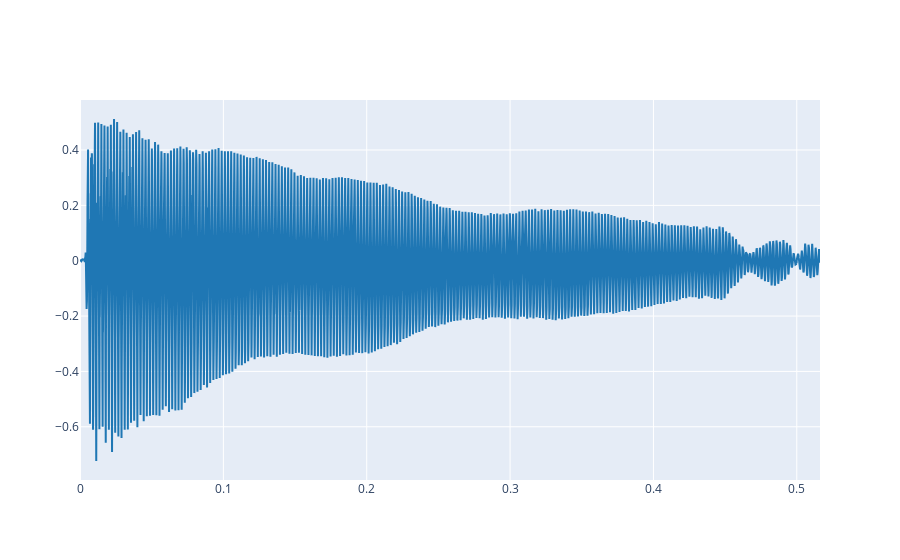

Notebook source saved alongside this figure:
### Markdown cell above
Note that `load_audio` function returns two variables: the audio signal (as a one dimensional array of floating point numbers), and the sampling rate (as a integer number). Now we can plot the audio signal:

### Code cell
plot_signals(ref, fs)

### Figure 1 — Plotly figure (JSON) as saved in the notebook; plotly's stock layout.template omitted (floating-point values rounded to 4 significant figures; data arrays with more than 128 entries replaced by an {"elided": "..."} marker saying what was removed)
{"data": [{"line": {"color": "#1f77b4", "shape": "linear"}, "mode": "lines", "name": "audio signal 0", "type": "scatter", "x": {"elided": "24777 float values"}, "y": {"elided": "24777 float values"}}], "layout": {}}
